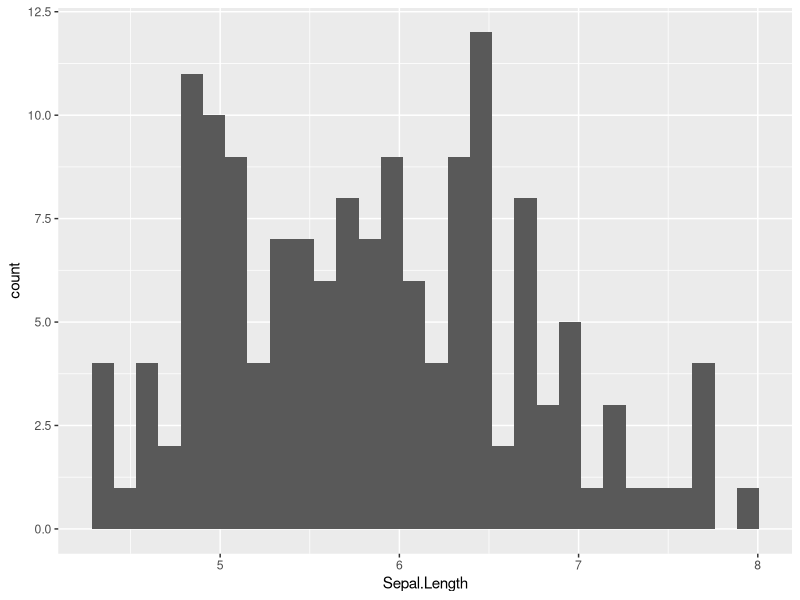
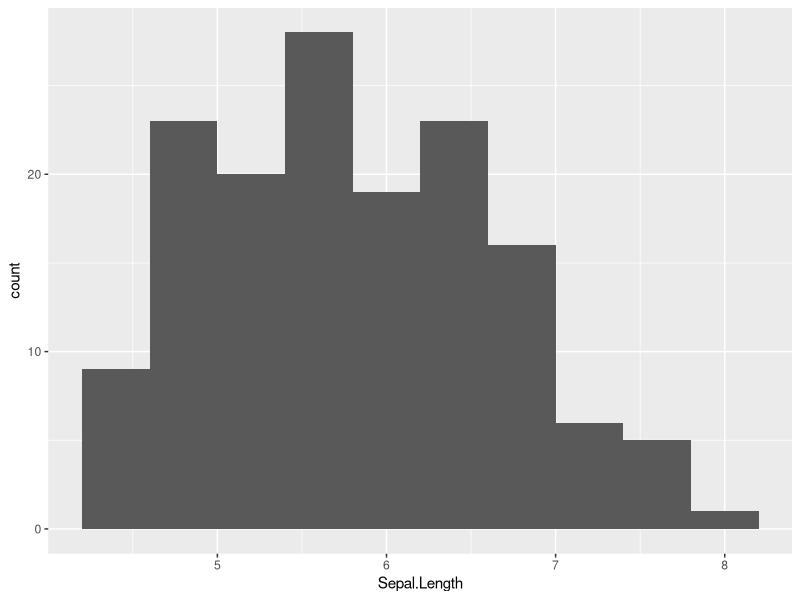
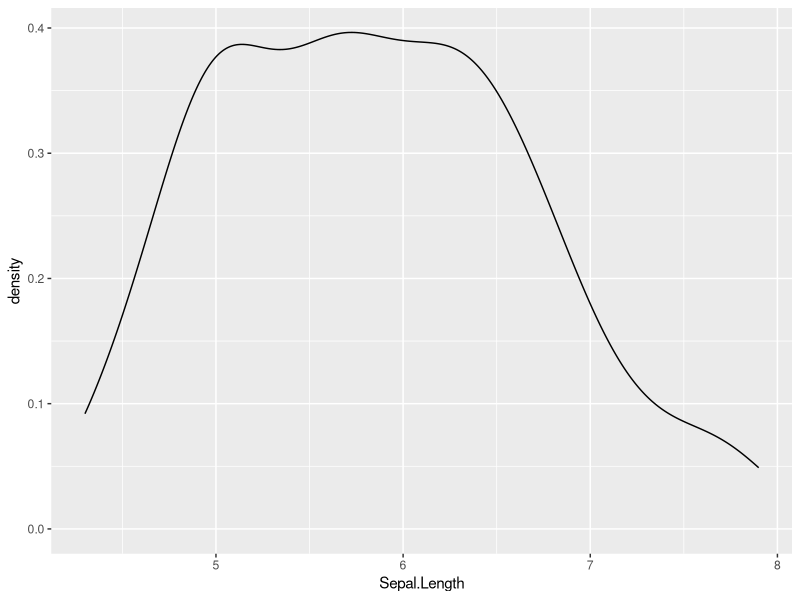
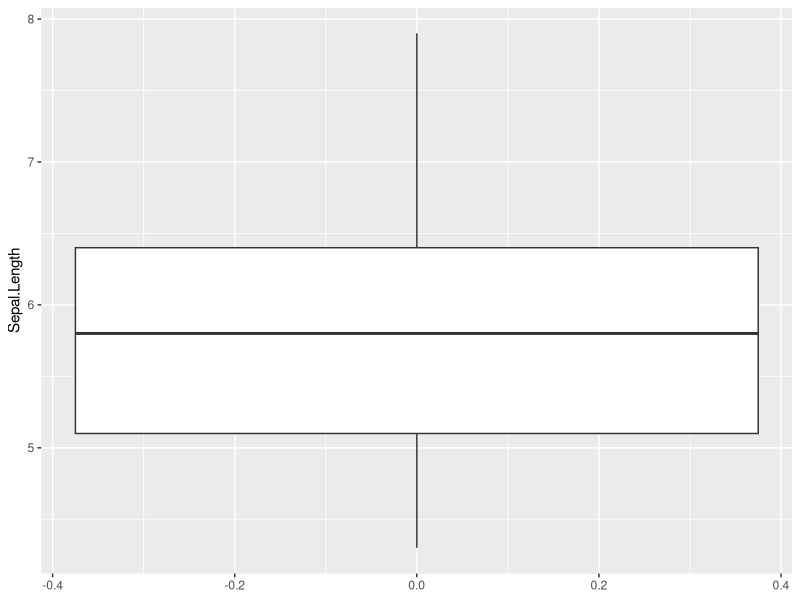
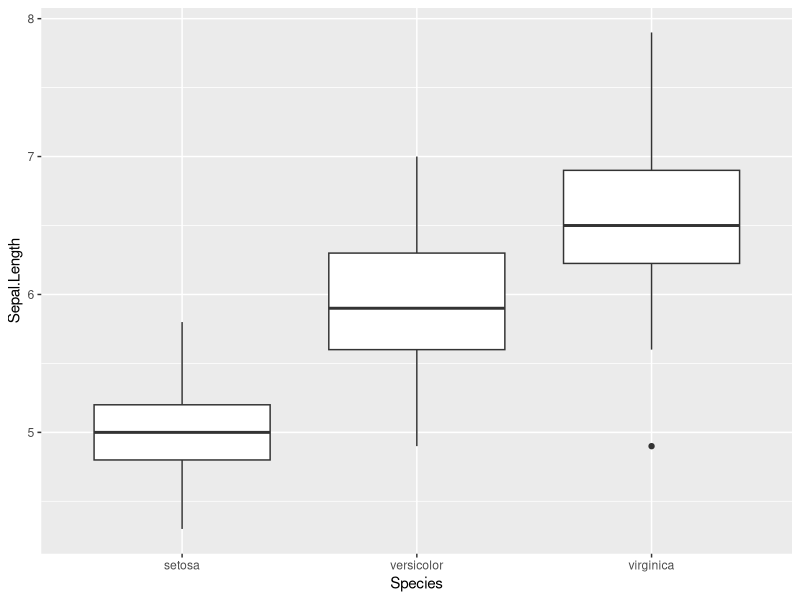
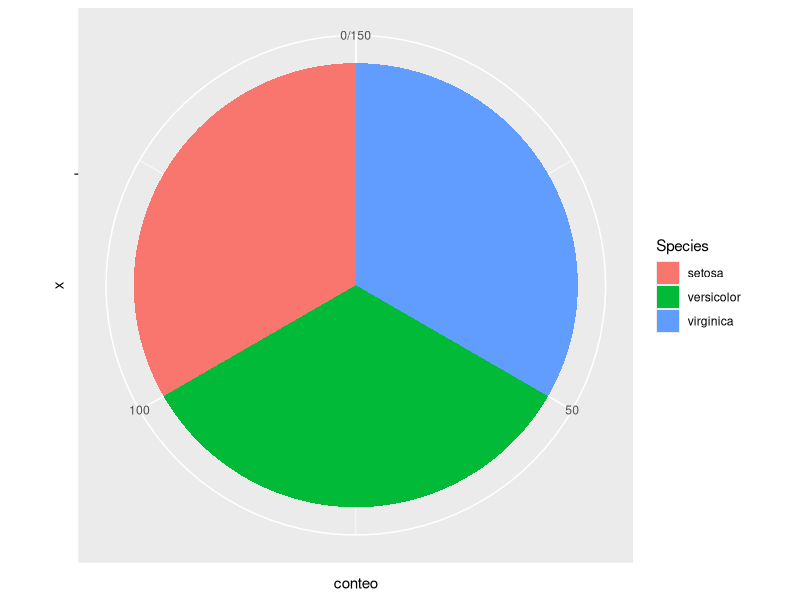
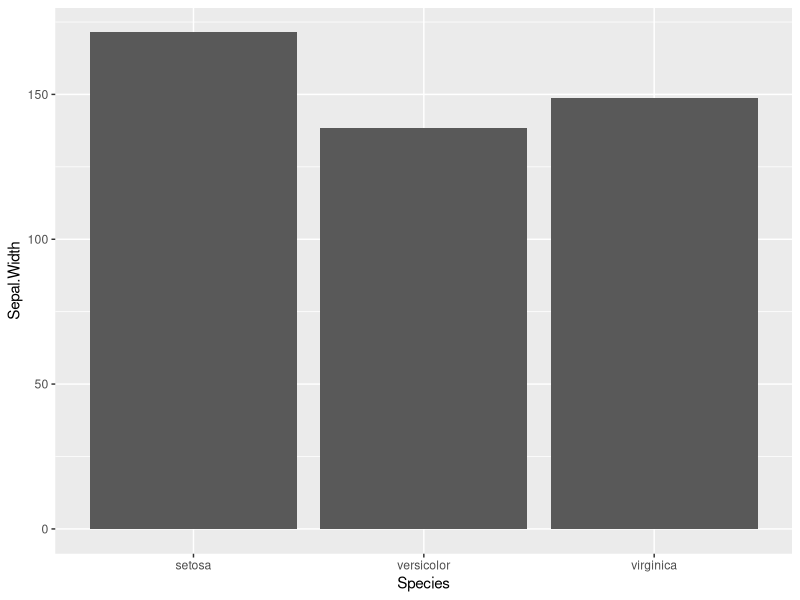
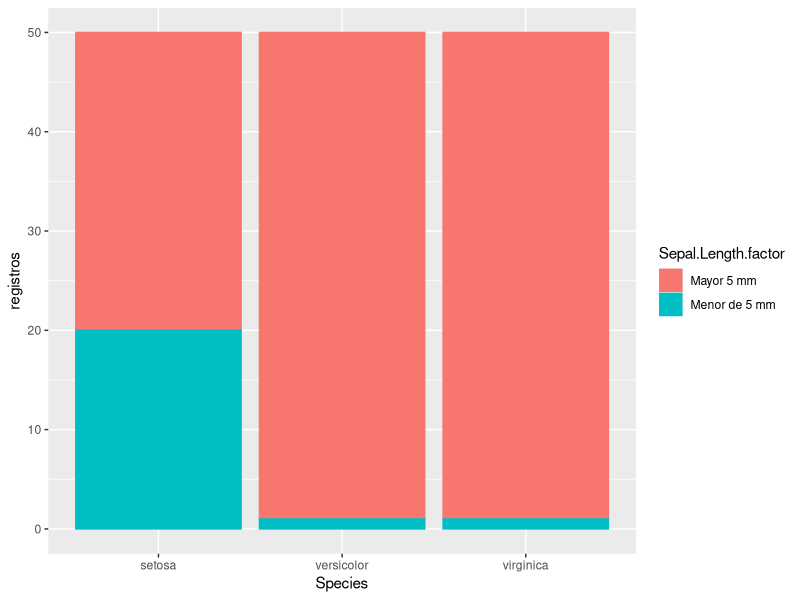

Here is the R script that generated these plots, in order:
## ---- chunk 1
library(tidyverse)
data(iris)
## ---- chunk 2
ggplot(data = iris, aes(x=Sepal.Length)) + geom_histogram()
## ---- chunk 3
ggplot(data = iris, aes(x=Sepal.Length)) + geom_histogram(bins = 10)
## ---- chunk 4
ggplot(iris, aes(x=Sepal.Length)) + geom_density()
## ---- chunk 5
ggplot(iris,aes(y=Sepal.Length)) + geom_boxplot()
## ---- chunk 6
ggplot(iris,aes(x=Species, y=Sepal.Length)) + geom_boxplot()
## ---- chunk 7
resumen <- iris %>% group_by(Species) %>% summarise(conteo=n())

ggplot(resumen, aes(x='', y=conteo, fill=Species)) + geom_bar(stat="identity", width=1) +
  coord_polar("y", start=0)
## ---- chunk 8
ggplot(iris, aes(x=Species, y=Sepal.Width)) + geom_bar(stat="identity")
## ---- chunk 9
iris <- iris %>% mutate(Sepal.Length.factor = case_when(
  Sepal.Length>=5 ~ 'Mayor 5 mm',
  TRUE ~ 'Menor de 5 mm'))
## ---- chunk 10
resumen <- iris %>% group_by(Species, Sepal.Length.factor) %>% 
  summarise(registros = n())
ggplot(resumen, aes(x=Species, y=registros, fill=Sepal.Length.factor, color=Sepal.Length.factor)) + geom_bar(stat="identity")
## ---- chunk 11
ggplot(resumen, aes(x=Species, y=registros, fill=Sepal.Length.factor, color=Sepal.Length.factor)) + 
  geom_bar(stat="identity", position = "dodge")
## ---- chunk 12
resumen <- iris %>% group_by(Species) %>% summarise(media=mean(Sepal.Width))
ggplot(resumen, aes(x=Species, y=media, group=1)) + geom_line()
## ---- chunk 13
ggplot(iris, aes(x=Sepal.Length, y=Sepal.Width)) + geom_point()
## ---- chunk 14
library(gridExtra)

resumen <- iris %>% group_by(Species, Sepal.Length.factor) %>% 
  summarise(registros = n())
p1 = ggplot(resumen, aes(x=Species, y=registros, fill=Sepal.Length.factor, color=Sepal.Length.factor)) + geom_bar(stat="identity")

p2 = ggplot(iris, aes(x=Sepal.Length, y=Sepal.Width)) + geom_point()

grid.arrange(p1, p2, nrow=1)

grid.arrange(p1, p2, ncol=1)
